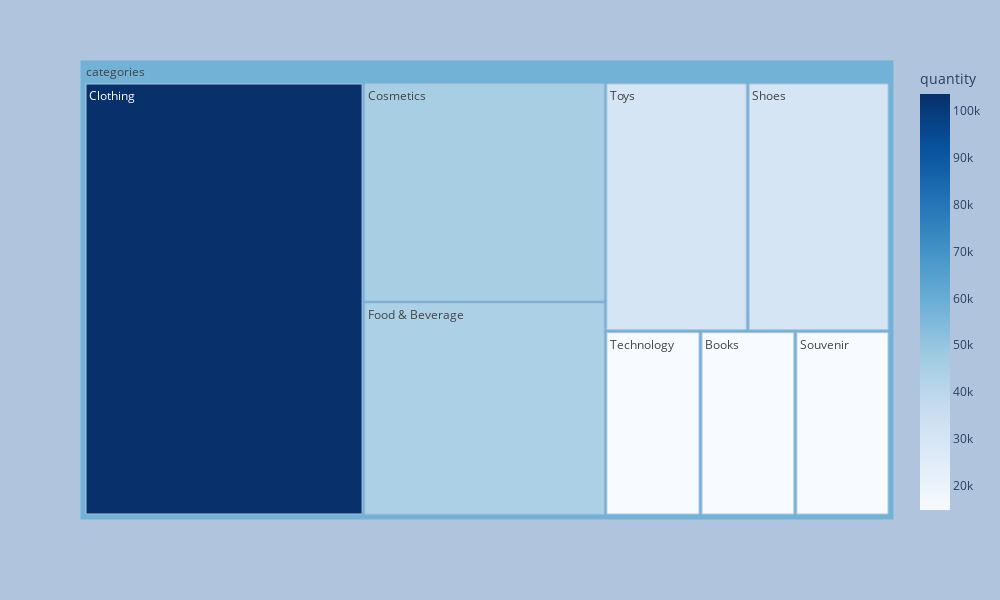

Notebook source saved alongside this figure:
### Markdown cell above
#### 3.1. Category wise
Đầu tiên, danh mục sản phẩm phổ biến nhất trên tổng số lượng sản phẩm trong mỗi giao dịch.

### Code cell
category = transactions.groupby('category')['quantity'].sum()
category = pd.DataFrame({'category': category.index, 'quantity': category.values})
category['categories'] = 'categories'

fig = px.treemap(category, path=['categories', 'category'], values='quantity', color='quantity',
                 hover_data=['category'], color_continuous_scale='Blues')
fig.update_layout(width=1000, height=600, paper_bgcolor='LightSteelBlue')
fig.show()

### Figure 1 — Plotly figure (JSON) as saved in the notebook; plotly's stock layout.template omitted (floating-point values rounded to 4 significant figures)
{"data": [{"branchvalues": "total", "customdata": [["Books", 14982], ["Clothing", 103558], ["Cosmetics", 45465], ["Food & Beverage", 44277], ["Shoes", 30217], ["Souvenir", 14871], ["Technology", 15021], ["Toys", 30321], ["(?)", 57770.0]], "domain": {"x": [0, 1], "y": [0, 1]}, "hovertemplate": "labels=%{label}<br>quantity_sum=%{value}<br>parent=%{parent}<br>id=%{id}<br>category=%{customdata[0]}<br>quantity=%{color}<extra></extra>", "ids": ["categories/Books", "categories/Clothing", "categories/Cosmetics", "categories/Food & Beverage", "categories/Shoes", "categories/Souvenir", "categories/Technology", "categories/Toys", "categories"], "labels": ["Books", "Clothing", "Cosmetics", "Food & Beverage", "Shoes", "Souvenir", "Technology", "Toys", "categories"], "marker": {"coloraxis": "coloraxis", "colors": [14982, 103558, 45465, 44277, 30217, 14871, 15021, 30321, 57770.0]}, "name": "", "parents": ["categories", "categories", "categories", "categories", "categories", "categories", "categories", "categories", ""], "type": "treemap", "values": [14982, 103558, 45465, 44277, 30217, 14871, 15021, 30321, 298712]}], "layout": {"coloraxis": {"colorbar": {"title": {"text": "quantity"}}, "colorscale": [[0, "rgb(247,251,255)"], [0.125, "rgb(222,235,247)"], [0.25, "rgb(198,219,239)"], [0.375, "rgb(158,202,225)"], [0.5, "rgb(107,174,214)"], [0.625, "rgb(66,146,198)"], [0.75, "rgb(33,113,181)"], [0.875, "rgb(8,81,156)"], [1, "rgb(8,48,107)"]]}, "height": 600, "legend": {"tracegroupgap": 0}, "margin": {"t": 60}, "paper_bgcolor": "LightSteelBlue", "width": 1000}}
